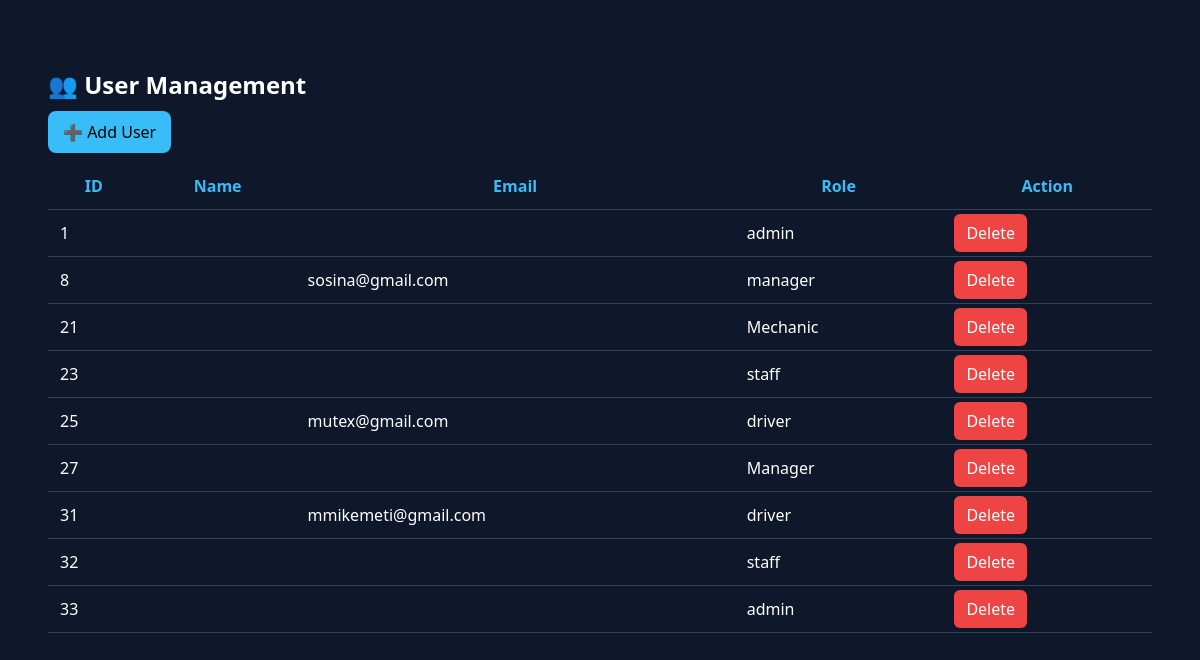
The app's page /UMS-admin/users.php with its own data.
### tables this page shows
CREATE TABLE `users` (
  `id` int(11) NOT NULL,
  `username` varchar(50) DEFAULT NULL,
  `email` varchar(255) DEFAULT NULL,
  `password` varchar(255) DEFAULT NULL,
  `role` varchar(20) DEFAULT NULL,
  `created_at` timestamp NOT NULL DEFAULT current_timestamp(),
  `status` enum('active','inactive') NOT NULL DEFAULT 'active'
);

### UMS-admin/users.php (the view, shortened to what this page needs)
<?php
include("../config/db.php");
$result = mysqli_query($conn,"SELECT * FROM users");
?>
<!DOCTYPE html>
<html>
<head>
</head>
<body>
<h2>👥 User Management</h2>
<a class="addbtn" href="add_user.php">➕ Add User</a>
<table>
<tr>
<th>ID</th>
<th>Name</th>
<th>Email</th>
<th>Role</th>
<th>Action</th>
</tr>
<?php while($row=mysqli_fetch_assoc($result)){ ?>
<tr>
<td><?= $row['id'] ?></td>
<td><?= $row['name'] ?></td>
<td><?= $row['email'] ?></td>
<td><?= $row['role'] ?></td>
<td>
<a class="btn" href="delete_user.php?id=<?= $row['id'] ?>">Delete</a>
</td>
</tr>
<?php } ?>
</table>
</body>
</html>

### UMS-admin/users.php (style rules this page uses)
body { background:#0f172a; color:white; font-family:Segoe UI; padding:40px; }
table { width:100%; border-collapse:collapse; margin-top:20px; }
th,td { padding:12px; border-bottom:1px solid #334155; }
th { color:#38bdf8; }
.btn { padding:8px 12px; border-radius:6px; background:#ef4444; color:white; text-decoration:none; }
.addbtn { background:#38bdf8; padding:10px 15px; border-radius:8px; color:black; text-decoration:none; }

### records on screen
users: id "1", role "admin"
users: id "8", email "sosina@gmail.com", role "manager"
users: id "21", role "Mechanic"
users: id "23", role "staff"
users: id "25", email "mutex@gmail.com", role "driver"
users: id "27", role "Manager"
users: id "31", email "mmikemeti@gmail.com", role "driver"
users: id "32", role "staff"
users: id "33", role "admin"
